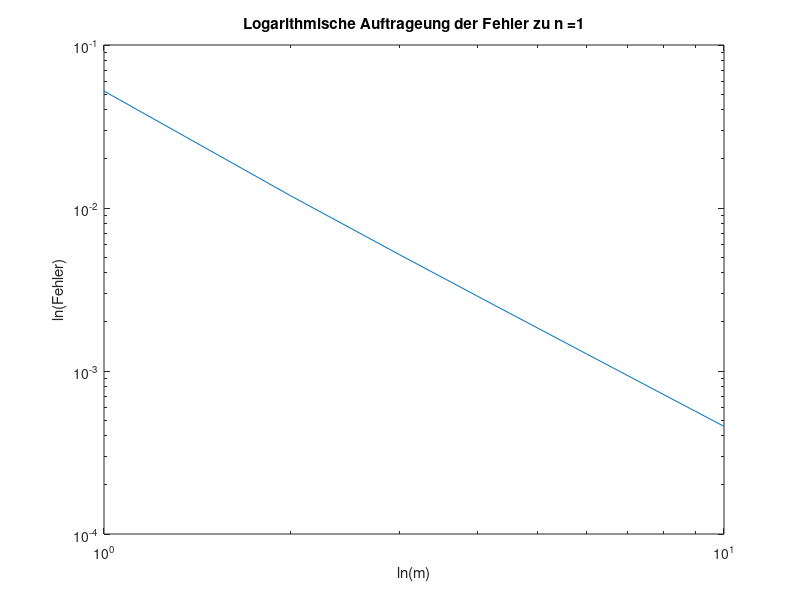
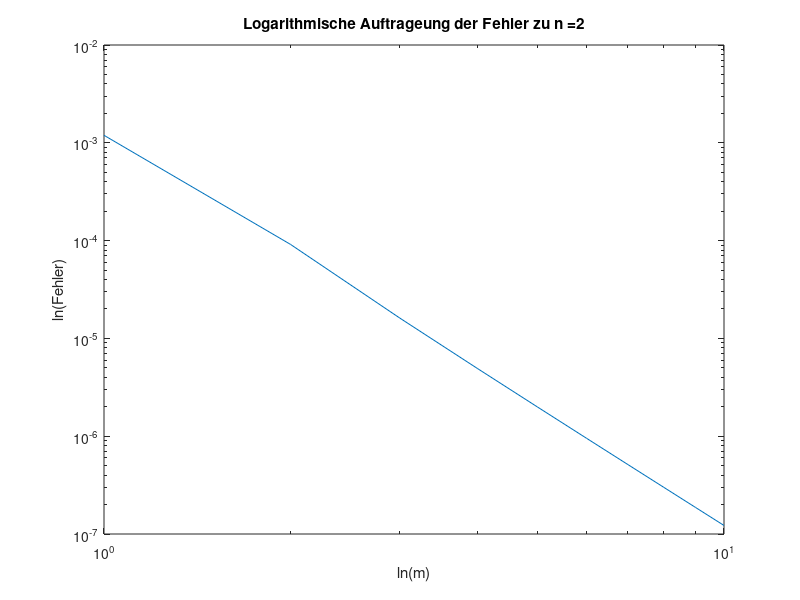
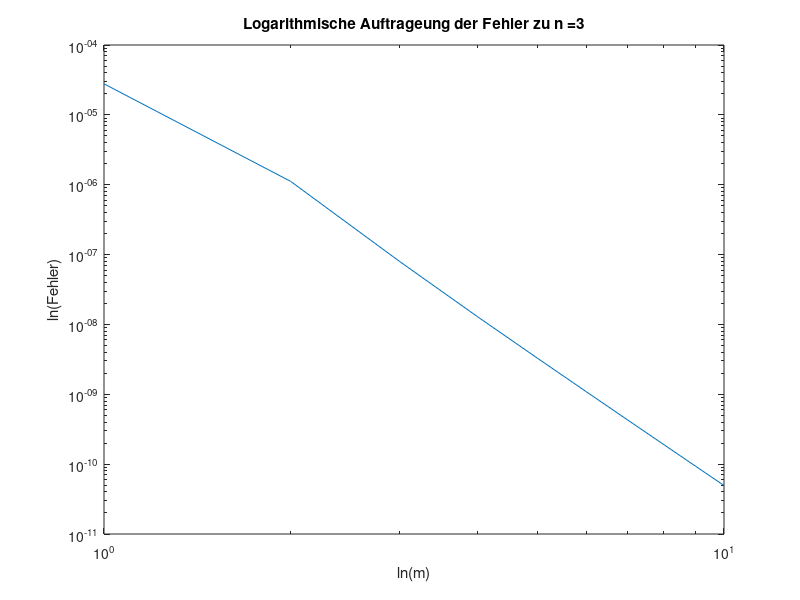
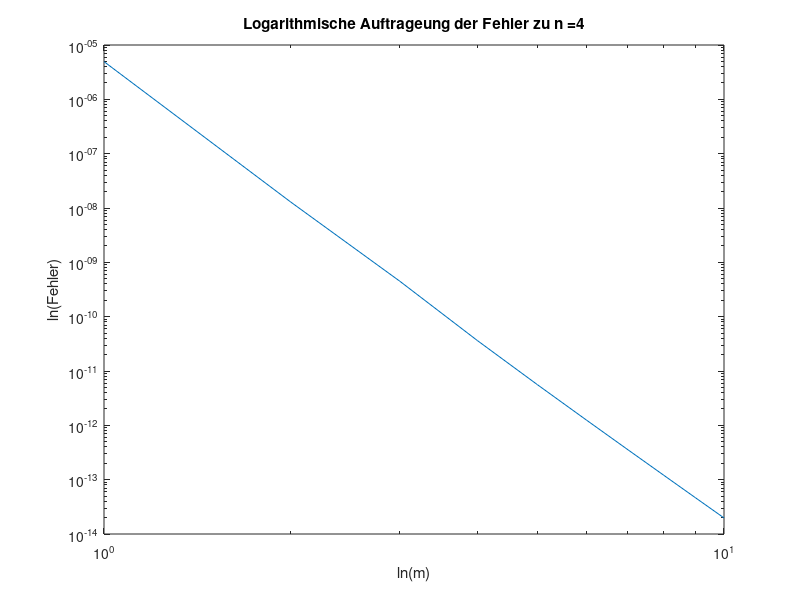

These charts were generated, in order, by the following MATLAB code:
%Numerik I SoSe 18 
%David und Tracy
%Uebung Aufgabe 2


function [Integral] = run_8_2()
    %Test der Gauss Quadratur am Polynom x^3 im Intervall [0,1] 
    [Integral] = gauss_quad(@func,0,1,3,20);

    %Anwendung der Funktion gauss_quadratur zu 
    %f(x) = 2*log(x/2+1)/(x^2+4) in [0,2]
    %Dabei wird die Quadratur fuer verschiedene Werte n =1,2,3,4 und
    % m = 1,2,...,10 durchgefuehrt.
    %Anschliessend wird der Fehler logarithmisch ueber m Aufgetragen 
    %und fuer alle n geplottet.
    %Daraus laesst sich die Konvergenzordnung ablesen.(Aufgabe 2b)

    %Initialisieren
    I = zeros(1,10);
    m = 1:10;

    %For Schleifen zur variation von n, m :
    for s = 1:4
        for i = 1:10
            I(i)=gauss_quad(@f,0,2,s,i);
        end
    %bestimmung und plot des Fehlers:
    Ierr = abs(I-log(2)*pi/8);
    figure
    loglog(m,Ierr)
    xlabel('ln(m)')
    ylabel('ln(Fehler)')
    title(strcat('Logarithmische Auftrageung der Fehler zu n =', num2str(s)))
    end

end

%Implementierung der Gaussquadratur mit Koeffizienten aus Bronstein:(Aufgabe 2a)
function [y] = gauss_quad(f,a,b,n,m)
    x = linspace(a,b,m+1);
    xi= zeros(4);
    ai = zeros(4);

    % Gewichte und Stuetzstellen
    xi(1,1)=0;
    xi(1:2,2) = [-sqrt(1/3) sqrt(1/3)];
    xi(1:3,3) = [-sqrt(3/5) 0 sqrt(3/5)];
    xi(1:4,4) = [-sqrt(3/7+(2/7)*sqrt(6/5)) -sqrt(3/7-(2/7)*sqrt(6/5)) sqrt(3/7-(2/7)*sqrt(6/5)) sqrt(3/7+(2/7)*sqrt(6/5))];

    ai(1,1) = 2;
    ai(1:2,2)=[1 1];
    ai(1:3,3)=[5/9 8/9 5/9];
    ai(1:4,4)=[(18-sqrt(30))/36 (18+sqrt(30))/36 (18+sqrt(30))/36 (18-sqrt(30))/36];


    int = 1:m;
    for i = 1:m
        yi = ((x(i+1)-x(i))/2)*xi+(x(i+1)+x(i))/2;
        aai = ((x(i+1)-x(i))/2)*ai;
        int(i)= dot(f(yi(1:n,n)),aai(1:n,n));
    end
    y = sum(int);
end 

function f = func(x)
    f = x.^3;
end

function L = f(x)
    L = 2*log(x/2+1)./(x.^2+4);
end


